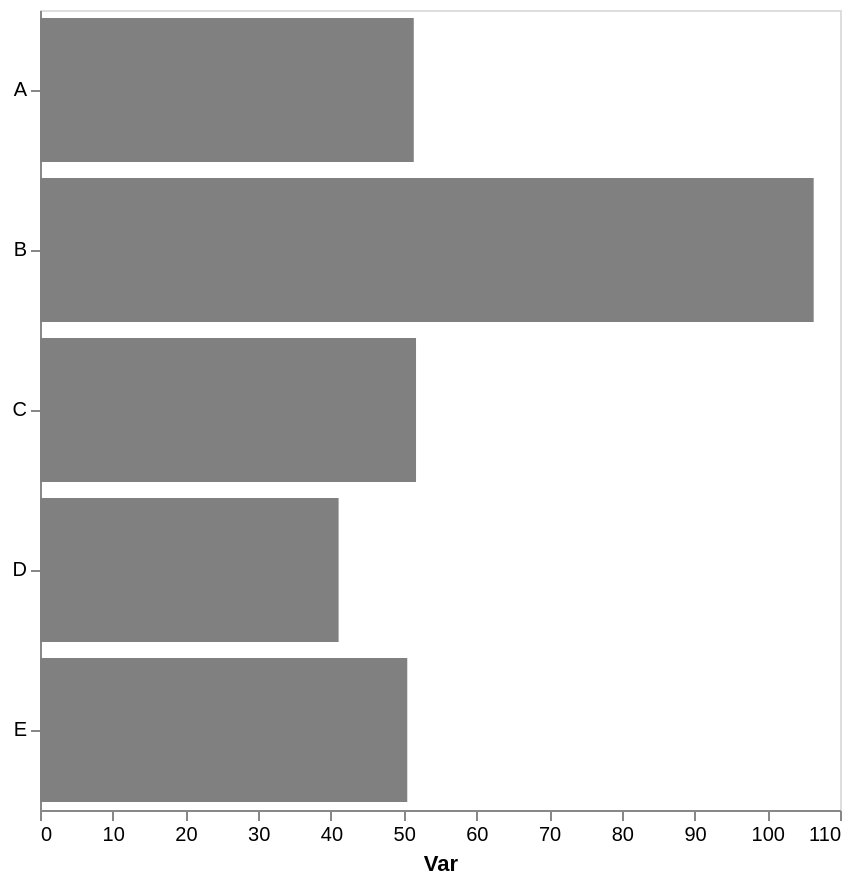

Write the Vega-Lite specification saved for this chart.
### Vega-Lite specification from a JSON file in a GitHub repository (floating-point values rounded to 4 significant figures)
{"config": {"view": {"continuousWidth": 300, "continuousHeight": 300}, "axis": {"grid": false}, "bar": {"color": "gray"}}, "data": {"name": "data-753776259e478d15fea8cabc56a2fcd8"}, "mark": {"type": "bar"}, "encoding": {"x": {"aggregate": "mean", "axis": {"title": "Var"}, "field": "var1", "type": "quantitative"}, "y": {"axis": {"title": null}, "field": "cat", "type": "nominal"}}, "height": 400, "width": 400, "$schema": "https://vega.github.io/schema/vega-lite/v5.17.0.json", "datasets": {"data-753776259e478d15fea8cabc56a2fcd8": [{"cat": "E", "var1": 53.37, "var2": 51.89}, {"cat": "D", "var1": 41.06, "var2": 48.35}, {"cat": "A", "var1": 55.45, "var2": 42.2}, {"cat": "C", "var1": 57.33, "var2": 60.95}, {"cat": "A", "var1": 47.33, "var2": 57.54}, {"cat": "E", "var1": 63.99, "var2": 44.67}, {"cat": "C", "var1": 46.07, "var2": 65.76}, {"cat": "E", "var1": 45.55, "var2": 37.4}, {"cat": "B", "var1": 68.96, "var2": 42.46}, {"cat": "B", "var1": 123.4, "var2": 53.13}, {"cat": "B", "var1": 126.8, "var2": 35.8}, {"cat": "E", "var1": 39.09, "var2": 56.83}]}}
